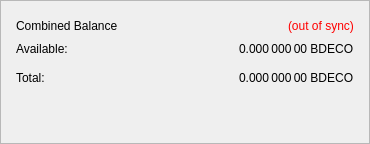
                   <widget class="QFrame" name="frame_CombinedBalances">
                    <property name="sizePolicy">
                     <sizepolicy hsizetype="Expanding" vsizetype="Expanding">
                      <horstretch>0</horstretch>
                      <verstretch>0</verstretch>
                     </sizepolicy>
                    </property>
                    <property name="minimumSize">
                     <size>
                      <width>370</width>
                      <height>0</height>
                     </size>
                    </property>
                    <property name="frameShape">
                     <enum>QFrame::StyledPanel</enum>
                    </property>
                    <property name="frameShadow">
                     <enum>QFrame::Raised</enum>
                    </property>
                    <layout class="QVBoxLayout" name="verticalLayout_5">
                     <property name="leftMargin">
                      <number>15</number>
                     </property>
                     <property name="topMargin">
                      <number>15</number>
                     </property>
                     <property name="rightMargin">
                      <number>15</number>
                     </property>
                     <property name="bottomMargin">
                      <number>15</number>
                     </property>
                     <item>
                      <layout class="QHBoxLayout" name="horizontalLayout_5" stretch="0,0,0">
                       <item>
                        <widget class="QLabel" name="label_5z">
                         <property name="minimumSize">
                          <size>
                           <width>170</width>
                           <height>20</height>
                          </size>
                         </property>
                         <property name="font">
                          <font/>
                         </property>
                         <property name="toolTip">
                          <string>Combined Balance (including unconfirmed and immature coins)</string>
                         </property>
                         <property name="text">
                          <string>Combined Balance</string>
                         </property>
                        </widget>
                       </item>
                       <item>
                        <spacer name="horizontalSpacer_1">
                         <property name="orientation">
                          <enum>Qt::Horizontal</enum>
                         </property>
                         <property name="sizeHint" stdset="0">
                          <size>
                           <width>40</width>
                           <height>20</height>
                          </size>
                         </property>
                        </spacer>
                       </item>
                       <item>
                        <widget class="QLabel" name="labelWalletStatus">
                         <property name="cursor">
                          <cursorShape>WhatsThisCursor</cursorShape>
                         </property>
                         <property name="toolTip">
                          <string>The displayed information may be out of date. Your wallet automatically synchronizes with the BDCashProtocol network after a connection is established, but this process has not completed yet.</string>
                         </property>
                         <property name="styleSheet">
                          <string notr="true">QLabel { color: red; }</string>
                         </property>
                         <property name="text">
                          <string notr="true">(out of sync)</string>
                         </property>
                         <property name="alignment">
                          <set>Qt::AlignLeading|Qt::AlignLeft|Qt::AlignVCenter</set>
                         </property>
                        </widget>
                       </item>
                      </layout>
                     </item>
                     <item>
                      <layout class="QGridLayout" name="gridLayout_3">
                       <property name="spacing">
                        <number>12</number>
                       </property>
                       <item row="1" column="0">
                        <widget class="QLabel" name="labelBalanceTextz">
                         <property name="text">
                          <string>Available:</string>
                         </property>
                        </widget>
                       </item>
                       <item row="2" column="0">
                        <widget class="QLabel" name="labelTotalTextz">
                         <property name="text">
                          <string>Total:</string>
                         </property>
                        </widget>
                       </item>
                       <item row="2" column="2">
                        <widget class="QLabel" name="labelTotalz">
                         <property name="font">
                          <font/>
                         </property>
                         <property name="cursor">
                          <cursorShape>IBeamCursor</cursorShape>
                         </property>
                         <property name="toolTip">
                          <string>Total Balance, including all unavailable coins.</string>
                         </property>
                         <property name="text">
                          <string notr="true">0.000 000 00 BDECO</string>
                         </property>
                         <property name="alignment">
                          <set>Qt::AlignLeading|Qt::AlignLeft|Qt::AlignVCenter</set>
                         </property>
                         <property name="textInteractionFlags">
                          <set>Qt::LinksAccessibleByMouse|Qt::TextSelectableByKeyboard|Qt::TextSelectableByMouse</set>
                         </property>
                        </widget>
                       </item>
                       <item row="2" column="1">
                        <spacer name="horizontalSpacer_2">
                         <property name="orientation">
                          <enum>Qt::Horizontal</enum>
                         </property>
                         <property name="sizeHint" stdset="0">
                          <size>
                           <width>40</width>
                           <height>20</height>
                          </size>
                         </property>
                        </spacer>
                       </item>
                       <item row="1" column="2">
                        <widget class="QLabel" name="labelBalancez">
                         <property name="font">
                          <font/>
                         </property>
                         <property name="cursor">
                          <cursorShape>IBeamCursor</cursorShape>
                         </property>
                         <property name="toolTip">
                          <string>Your current spendable balance</string>
                         </property>
                         <property name="text">
                          <string notr="true">0.000 000 00 BDECO</string>
                         </property>
                         <property name="alignment">
                          <set>Qt::AlignLeading|Qt::AlignLeft|Qt::AlignVCenter</set>
                         </property>
                         <property name="textInteractionFlags">
                          <set>Qt::LinksAccessibleByMouse|Qt::TextSelectableByKeyboard|Qt::TextSelectableByMouse</set>
                         </property>
                        </widget>
                       </item>
                      </layout>
                     </item>
                     <item>
                      <spacer name="verticalSpacer_1">
                       <property name="orientation">
                        <enum>Qt::Vertical</enum>
                       </property>
                       <property name="sizeType">
                        <enum>QSizePolicy::Expanding</enum>
                       </property>
                       <property name="sizeHint" stdset="0">
                        <size>
                         <width>20</width>
                         <height>40</height>
                        </size>
                       </property>
                      </spacer>
                     </item>
                    </layout>
                   </widget>
